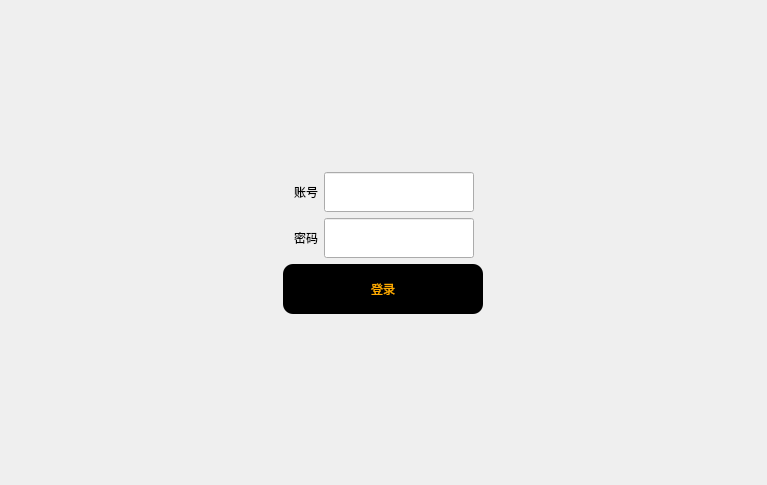
<?xml version="1.0" encoding="UTF-8"?>
<ui version="4.0">
 <class>Form</class>
 <widget class="QWidget" name="Form">
  <property name="geometry">
   <rect>
    <x>0</x>
    <y>0</y>
    <width>767</width>
    <height>485</height>
   </rect>
  </property>
  <property name="sizePolicy">
   <sizepolicy hsizetype="Preferred" vsizetype="Preferred">
    <horstretch>0</horstretch>
    <verstretch>0</verstretch>
   </sizepolicy>
  </property>
  <property name="windowTitle">
   <string>Form</string>
  </property>
  <property name="styleSheet">
   <string notr="true"/>
  </property>
  <layout class="QVBoxLayout" name="verticalLayout">
   <item>
    <spacer name="verticalSpacer_2">
     <property name="orientation">
      <enum>Qt::Vertical</enum>
     </property>
     <property name="sizeHint" stdset="0">
      <size>
       <width>20</width>
       <height>40</height>
      </size>
     </property>
    </spacer>
   </item>
   <item>
    <layout class="QHBoxLayout" name="horizontalLayout">
     <item>
      <spacer name="horizontalSpacer_2">
       <property name="orientation">
        <enum>Qt::Horizontal</enum>
       </property>
       <property name="sizeHint" stdset="0">
        <size>
         <width>40</width>
         <height>20</height>
        </size>
       </property>
      </spacer>
     </item>
     <item>
      <widget class="QLabel" name="label">
       <property name="text">
        <string>账号</string>
       </property>
      </widget>
     </item>
     <item>
      <widget class="QLineEdit" name="lineEdit">
       <property name="minimumSize">
        <size>
         <width>150</width>
         <height>40</height>
        </size>
       </property>
       <property name="maximumSize">
        <size>
         <width>150</width>
         <height>40</height>
        </size>
       </property>
      </widget>
     </item>
     <item>
      <spacer name="horizontalSpacer">
       <property name="orientation">
        <enum>Qt::Horizontal</enum>
       </property>
       <property name="sizeHint" stdset="0">
        <size>
         <width>40</width>
         <height>20</height>
        </size>
       </property>
      </spacer>
     </item>
    </layout>
   </item>
   <item>
    <layout class="QHBoxLayout" name="horizontalLayout_2">
     <item>
      <spacer name="horizontalSpacer_3">
       <property name="orientation">
        <enum>Qt::Horizontal</enum>
       </property>
       <property name="sizeHint" stdset="0">
        <size>
         <width>40</width>
         <height>20</height>
        </size>
       </property>
      </spacer>
     </item>
     <item>
      <widget class="QLabel" name="label_2">
       <property name="text">
        <string>密码</string>
       </property>
      </widget>
     </item>
     <item>
      <widget class="QLineEdit" name="lineEdit_2">
       <property name="minimumSize">
        <size>
         <width>150</width>
         <height>40</height>
        </size>
       </property>
       <property name="maximumSize">
        <size>
         <width>150</width>
         <height>40</height>
        </size>
       </property>
      </widget>
     </item>
     <item>
      <spacer name="horizontalSpacer_4">
       <property name="orientation">
        <enum>Qt::Horizontal</enum>
       </property>
       <property name="sizeHint" stdset="0">
        <size>
         <width>40</width>
         <height>20</height>
        </size>
       </property>
      </spacer>
     </item>
    </layout>
   </item>
   <item alignment="Qt::AlignHCenter">
    <widget class="QPushButton" name="pushButton">
     <property name="minimumSize">
      <size>
       <width>200</width>
       <height>50</height>
      </size>
     </property>
     <property name="maximumSize">
      <size>
       <width>200</width>
       <height>50</height>
      </size>
     </property>
     <property name="styleSheet">
      <string notr="true">color: rgb(255, 170, 0);
background-color: rgb(0, 0, 0);
border-radius: 10px;</string>
     </property>
     <property name="text">
      <string>登录</string>
     </property>
    </widget>
   </item>
   <item>
    <spacer name="verticalSpacer">
     <property name="orientation">
      <enum>Qt::Vertical</enum>
     </property>
     <property name="sizeHint" stdset="0">
      <size>
       <width>20</width>
       <height>40</height>
      </size>
     </property>
    </spacer>
   </item>
  </layout>
 </widget>
 <resources>
  <include location="test2.qrc"/>
 </resources>
 <connections>
  <connection>
   <sender>pushButton</sender>
   <signal>clicked()</signal>
   <receiver>Form</receiver>
   <slot>btn_click()</slot>
   <hints>
    <hint type="sourcelabel">
     <x>480</x>
     <y>293</y>
    </hint>
    <hint type="destinationlabel">
     <x>611</x>
     <y>321</y>
    </hint>
   </hints>
  </connection>
 </connections>
 <slots>
  <slot>btn_click()</slot>
 </slots>
</ui>
